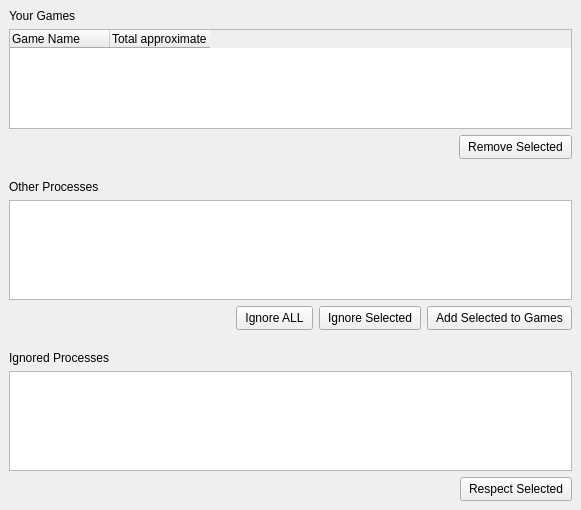
<?xml version="1.0" encoding="UTF-8"?>
<ui version="4.0">
 <class>MainWindow</class>
 <widget class="QMainWindow" name="MainWindow">
  <property name="geometry">
   <rect>
    <x>0</x>
    <y>0</y>
    <width>581</width>
    <height>510</height>
   </rect>
  </property>
  <property name="windowTitle">
   <string>gmg-backlog</string>
  </property>
  <widget class="QWidget" name="verticalLayoutWidget">
   <layout class="QVBoxLayout" name="verticalLayout">
    <item>
     <widget class="QLabel" name="label">
      <property name="text">
       <string>Your Games</string>
      </property>
     </widget>
    </item>
    <item>
     <widget class="QTableWidget" name="tableYourGames">
      <property name="horizontalScrollBarPolicy">
       <enum>Qt::ScrollBarPolicy::ScrollBarAlwaysOff</enum>
      </property>
      <column>
       <property name="text">
        <string>Game Name</string>
       </property>
       <property name="font">
        <font>
         <bold>false</bold>
        </font>
       </property>
       <property name="textAlignment">
        <set>AlignLeading|AlignVCenter</set>
       </property>
      </column>
      <column>
       <property name="text">
        <string>Total approximate Playtime</string>
       </property>
       <property name="textAlignment">
        <set>AlignLeading|AlignVCenter</set>
       </property>
      </column>
     </widget>
    </item>
    <item>
     <layout class="QHBoxLayout" name="horizontalLayout_2">
      <item>
       <spacer name="horizontalSpacer">
        <property name="orientation">
         <enum>Qt::Orientation::Horizontal</enum>
        </property>
        <property name="sizeType">
         <enum>QSizePolicy::Policy::Expanding</enum>
        </property>
        <property name="sizeHint" stdset="0">
         <size>
          <width>40</width>
          <height>20</height>
         </size>
        </property>
       </spacer>
      </item>
      <item>
       <widget class="QPushButton" name="buttonRemoveFromGames">
        <property name="sizePolicy">
         <sizepolicy hsizetype="Preferred" vsizetype="Preferred">
          <horstretch>0</horstretch>
          <verstretch>0</verstretch>
         </sizepolicy>
        </property>
        <property name="sizeIncrement">
         <size>
          <width>0</width>
          <height>0</height>
         </size>
        </property>
        <property name="styleSheet">
         <string notr="true">padding: 4px 8px;</string>
        </property>
        <property name="text">
         <string>Remove Selected</string>
        </property>
        <property name="autoDefault">
         <bool>false</bool>
        </property>
        <property name="default">
         <bool>false</bool>
        </property>
        <property name="flat">
         <bool>false</bool>
        </property>
       </widget>
      </item>
     </layout>
    </item>
    <item>
     <spacer name="verticalSpacer">
      <property name="orientation">
       <enum>Qt::Orientation::Vertical</enum>
      </property>
      <property name="sizeType">
       <enum>QSizePolicy::Policy::Minimum</enum>
      </property>
      <property name="sizeHint" stdset="0">
       <size>
        <width>20</width>
        <height>15</height>
       </size>
      </property>
     </spacer>
    </item>
    <item>
     <widget class="QLabel" name="label_2">
      <property name="text">
       <string>Other Processes</string>
      </property>
     </widget>
    </item>
    <item>
     <widget class="QListWidget" name="listOtherProcesses"/>
    </item>
    <item>
     <layout class="QHBoxLayout" name="horizontalLayout_3">
      <item>
       <spacer name="horizontalSpacer_2">
        <property name="orientation">
         <enum>Qt::Orientation::Horizontal</enum>
        </property>
        <property name="sizeType">
         <enum>QSizePolicy::Policy::Expanding</enum>
        </property>
        <property name="sizeHint" stdset="0">
         <size>
          <width>40</width>
          <height>20</height>
         </size>
        </property>
       </spacer>
      </item>
      <item>
       <widget class="QPushButton" name="buttonIgnoreAll">
        <property name="sizePolicy">
         <sizepolicy hsizetype="Preferred" vsizetype="Preferred">
          <horstretch>0</horstretch>
          <verstretch>0</verstretch>
         </sizepolicy>
        </property>
        <property name="sizeIncrement">
         <size>
          <width>0</width>
          <height>0</height>
         </size>
        </property>
        <property name="styleSheet">
         <string notr="true">padding: 4px 8px;</string>
        </property>
        <property name="text">
         <string>Ignore ALL</string>
        </property>
        <property name="autoDefault">
         <bool>false</bool>
        </property>
        <property name="default">
         <bool>false</bool>
        </property>
        <property name="flat">
         <bool>false</bool>
        </property>
       </widget>
      </item>
      <item>
       <widget class="QPushButton" name="buttonIgnore">
        <property name="sizePolicy">
         <sizepolicy hsizetype="Preferred" vsizetype="Preferred">
          <horstretch>0</horstretch>
          <verstretch>0</verstretch>
         </sizepolicy>
        </property>
        <property name="sizeIncrement">
         <size>
          <width>0</width>
          <height>0</height>
         </size>
        </property>
        <property name="styleSheet">
         <string notr="true">padding: 4px 8px;</string>
        </property>
        <property name="text">
         <string>Ignore Selected</string>
        </property>
        <property name="autoDefault">
         <bool>false</bool>
        </property>
        <property name="default">
         <bool>false</bool>
        </property>
        <property name="flat">
         <bool>false</bool>
        </property>
       </widget>
      </item>
      <item>
       <widget class="QPushButton" name="buttonAddToGames">
        <property name="sizePolicy">
         <sizepolicy hsizetype="Preferred" vsizetype="Preferred">
          <horstretch>0</horstretch>
          <verstretch>0</verstretch>
         </sizepolicy>
        </property>
        <property name="sizeIncrement">
         <size>
          <width>0</width>
          <height>0</height>
         </size>
        </property>
        <property name="styleSheet">
         <string notr="true">padding: 4px 8px;</string>
        </property>
        <property name="text">
         <string>Add Selected to Games</string>
        </property>
        <property name="autoDefault">
         <bool>false</bool>
        </property>
        <property name="default">
         <bool>false</bool>
        </property>
        <property name="flat">
         <bool>false</bool>
        </property>
       </widget>
      </item>
     </layout>
    </item>
    <item>
     <spacer name="verticalSpacer_2">
      <property name="orientation">
       <enum>Qt::Orientation::Vertical</enum>
      </property>
      <property name="sizeType">
       <enum>QSizePolicy::Policy::Minimum</enum>
      </property>
      <property name="sizeHint" stdset="0">
       <size>
        <width>20</width>
        <height>15</height>
       </size>
      </property>
     </spacer>
    </item>
    <item>
     <widget class="QLabel" name="label_3">
      <property name="text">
       <string>Ignored Processes</string>
      </property>
     </widget>
    </item>
    <item>
     <widget class="QListWidget" name="listIgnoredProcesses"/>
    </item>
    <item>
     <layout class="QHBoxLayout" name="horizontalLayout_4">
      <item>
       <spacer name="horizontalSpacer_3">
        <property name="orientation">
         <enum>Qt::Orientation::Horizontal</enum>
        </property>
        <property name="sizeType">
         <enum>QSizePolicy::Policy::Expanding</enum>
        </property>
        <property name="sizeHint" stdset="0">
         <size>
          <width>40</width>
          <height>20</height>
         </size>
        </property>
       </spacer>
      </item>
      <item>
       <widget class="QPushButton" name="buttonRespect">
        <property name="sizePolicy">
         <sizepolicy hsizetype="Preferred" vsizetype="Preferred">
          <horstretch>0</horstretch>
          <verstretch>0</verstretch>
         </sizepolicy>
        </property>
        <property name="sizeIncrement">
         <size>
          <width>0</width>
          <height>0</height>
         </size>
        </property>
        <property name="styleSheet">
         <string notr="true">padding: 4px 8px;</string>
        </property>
        <property name="text">
         <string>Respect Selected</string>
        </property>
        <property name="autoDefault">
         <bool>false</bool>
        </property>
        <property name="default">
         <bool>false</bool>
        </property>
        <property name="flat">
         <bool>false</bool>
        </property>
       </widget>
      </item>
     </layout>
    </item>
   </layout>
  </widget>
 </widget>
 <resources/>
 <connections/>
</ui>
